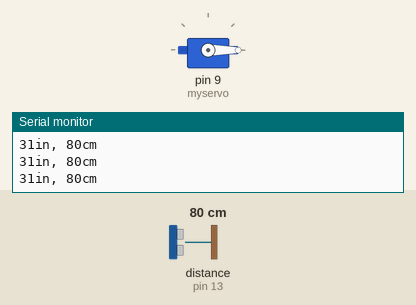
A sketch run on a simulated Arduino Uno, built with avr-gcc and run on an emulated ATmega328P. On the bench: servo, the last lines printed to the serial monitor. Wiring (inferred from the names in the program): ultrasonic range finder: trigger pin 11; echo pin 13. The inputs (shaded band) are chosen by the test bench; at power-on: distance to the obstacle (sensor on pin 13) 80 cm. The echo pulse lasts 58.3 µs per cm.

Above: at 2.7 s.
2.8 s: distance to the obstacle (sensor on pin 13) set to 14 cm
5.8 s: distance to the obstacle (sensor on pin 13) set to 11 cm
At 6.28 s:
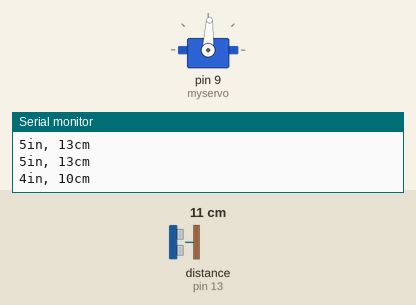
At 7.4 s:
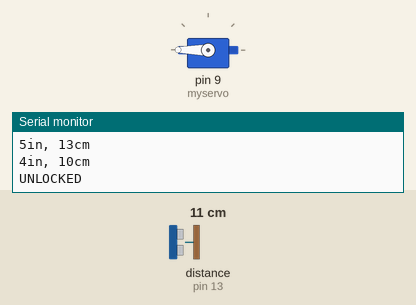
Timing chart, 0 to 8.9 s (numbered marks = the images above; inputs shaded):
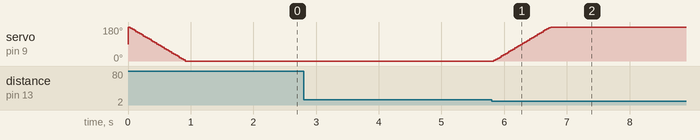

The sketch:

DoorLock.ino
```cpp
#include <Servo.h>

Servo myservo;  // create servo object to control a servo

const int trigPin = 11;
const int echoPin = 13;


// Interval is how long we wait
// add const if this should never change
int interval = 3000;
// Tracks the time since last event fired
unsigned long previousMillis = 0;


int pos = 0;    // variable to store the servo position

boolean locked = false;

void setup() {
  // initialize serial communication:
  Serial.begin(9600);
  myservo.attach(9);  // attaches the servo on pin 9 to the servo object
}

void loop()
{
  unsigned long currentMillis = millis();

  // establish variables for duration of the ping,
  // and the distance result in inches and centimeters:
  long duration, inches, cm;

  // The sensor is triggered by a HIGH pulse of 10 or more microseconds.
  // Give a short LOW pulse beforehand to ensure a clean HIGH pulse:
  pinMode(trigPin, OUTPUT);
  digitalWrite(trigPin, LOW);
  delayMicroseconds(2);
  digitalWrite(trigPin, HIGH);
  delayMicroseconds(10);
  digitalWrite(trigPin, LOW);

  // Read the signal from the sensor: a HIGH pulse whose
  // duration is the time (in microseconds) from the sending
  // of the ping to the reception of its echo off of an object.
  pinMode(echoPin, INPUT);
  duration = pulseIn(echoPin, HIGH);

  // convert the time into a distance
  inches = microsecondsToInches(duration);
  cm = microsecondsToCentimeters(duration);

  Serial.print(inches);
  Serial.print("in, ");
  Serial.print(cm);
  Serial.print("cm");
  Serial.println();

  //UNLOCK
  if (inches < 5 && locked == true) {
    for (pos = 0; pos <= 180; pos += 3) { // goes from 0 degrees to 180 degrees
      // in steps of 1 degree
      myservo.write(pos);              // tell servo to go to position in variable 'pos'
      delay(15);                       // waits 15ms for the servo to reach the position
    }
    Serial.println("UNLOCKED");
    locked = false;
    delay(5000);
  }
  else if (inches > 5 && locked == false) {
    for (pos = 180; pos >= 0; pos -= 3) { // goes from 180 degrees to 0 degrees
      myservo.write(pos);              // tell servo to go to position in variable 'pos'
      delay(15);                       // waits 15ms for the servo to reach the position
    }
    Serial.println("LOCKED");
    locked = true;
    delay(1000);
  }

}

long microsecondsToInches(long microseconds)
{
  // According to Parallax's datasheet for the PING))), there are
  // 73.746 microseconds per inch (i.e. sound travels at 1130 feet per
  // second).  This gives the distance travelled by the ping, outbound
  // and return, so we divide by 2 to get the distance of the obstacle.
  // See: http://www.parallax.com/dl/docs/prod/acc/28015-PING-v1.3.pdf
  return microseconds / 74 / 2;
}

long microsecondsToCentimeters(long microseconds)
{
  // The speed of sound is 340 m/s or 29 microseconds per centimeter.
  // The ping travels out and back, so to find the distance of the
  // object we take half of the distance travelled.
  return microseconds / 29 / 2;
}
```

Measured:
- the behaviour switches between 13 and 12 cm on distance to the obstacle (sensor on pin 13) (found by bisection; images 0 and 1)
- after the input at 5.8 s, servo on pin 9 (myservo): moves from 0° to 180° over 0.90 s, starting at once
